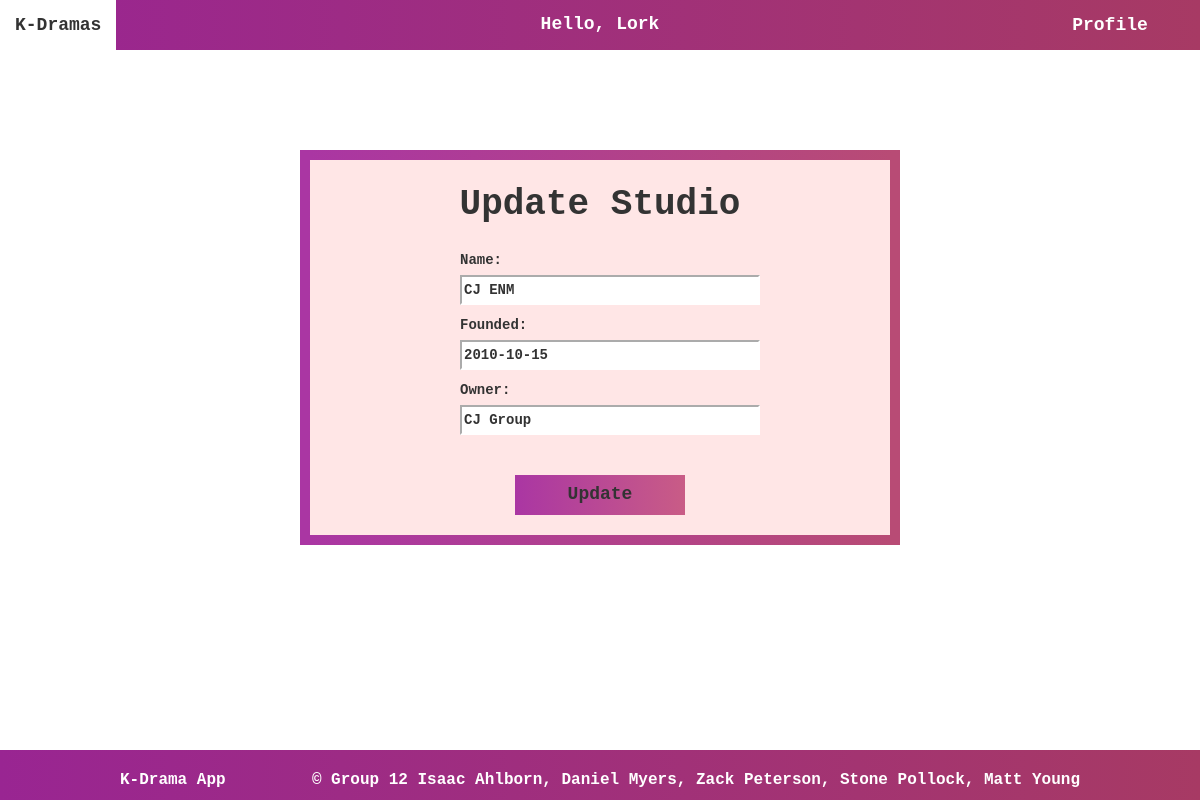
The app's page /kdrama/studios/update/2/ (signed in) with its own data.
### kdrama/models.py (models this page shows, shortened)
class Studio(models.Model):
    studio_id = models.AutoField(primary_key=True)
    name = models.CharField(max_length=100)
    founded = models.DateField(blank=True, null=True)
    owner = models.CharField(max_length=100, blank=True, null=True)

### kdrama/views.py (the view, shortened to what this page needs)
# urls.py: path('studios/update/<int:studio_id>/', StudioUpdateView.as_view(), name='studio-update'),
class StudioUpdateView(LoginRequiredMixin, View):
    template_name = 'studio/studio_form.html'
    action = "Update"
    def get(self, request, studio_id):
        if not is_admin(request):
            return redirect(reverse(UNAUTHORIZED_REDIRECT))
        studio = get_object_or_404(Studio, pk=studio_id)
        studio_form = StudioForm(instance=studio)
        context = {'form': studio_form, 'action': self.action, 'is_admin':is_admin(request)}
        return render(request, template_name=self.template_name, context=context)

### kdrama/forms.py
class StudioForm(forms.ModelForm):
    class Meta:
        model = Studio
        fields = "__all__"

### kdrama/views.py (called while the page is built)
def is_admin(request):
    return request.user.groups.filter(name='admin').exists()

### templates/studio/studio_form.html (shortened to what this page needs)
<!DOCTYPE html>
<html>
<head>
    {% load static %}
    <link rel="stylesheet" href="https://maxcdn.bootstrapcdn.com/bootstrap/3.3.7/css/bootstrap.min.css">
    <link rel="stylesheet" type="text/css" href="{% static 'css/styles.css' %}">
</head>
<body>
    {% include '../blocks/header.html' %}
    <div class="container">
        <h1 id="title">{{ action }} Studio</h1>
        <div id="form-content">
            <form method="post">
                {{ form.as_p }}
                <button type="submit" class="form-button">{{ action }}</button>
            </form>
        </div>
    </div>
    <div class="footer" id="bootstrap-override">
        <p id="footer-title">K-Drama App</h4>
        <p id="footer-info">© Group 12 Isaac Ahlborn, Daniel Myers, Zack Peterson, Stone Pollock, Matt Young</h4>
    </div>
</body>
</html>

### templates/blocks/header.html (shortened to what this page needs)
<nav class="navbar navbar-light" id="remove-spacing">
    <div class="heading">
      <div class="navbar-header">
         <a class="text-white navbar-brand" id="home-link" href="{% url 'movie-list' %}">K-Dramas</a>
      </div>
      <p id="greeting">Hello, {{user.username}}</h2>
      <div class="dropdown" id="text-white">
        <span>Profile</span>
      </div>
    </div>
</nav>

### static/css/styles.css (style rules this page uses)
* { font-family: Courier, monospace; font-weight: bolder; }
body { background-image: url("../images/flowerbackground.jpg"); background-size: 1200px 1200px; background-repeat: repeat; margin: 0px; padding: 0px; min-height: 100vh; position: relative; top:0; }
body::after { content: ''; display: block; height: 50px; }
.footer { position: absolute; margin-top: 50px; width: 100%; bottom:0; height: 50px; background-image: linear-gradient(to right, #992592, #A73A64); color:white; font-family: Courier, monospace; font-weight: bolder; }
#bootstrap-override { font-family: Courier, monospace; font-weight: bolder; font-size: 16px; }
#footer-title { position: absolute; left:10%; top: 19px; }
#footer-info { position: absolute; right:10%; top: 19px; }
.container { background-color: #FFE6E6; border-width:10px; border-style: solid; border-image: linear-gradient(to right, #AA36A3, #B84B75) 1; }
.form-button { font-weight: bold; background-image: linear-gradient(to right, #AA36A3, #C95C86); height: 40px; width: 170px; border: none; font-size:18px; }
.navbar { background-image: linear-gradient(to right, #992592, #A73A64); border-radius: 0px; border: none; }
#home-link { color: white; font-weight: 900; }
.dropdown { display:inline-block; color: white; text-align: center; line-height: 50px; height: 50px; width: 160px; position: absolute; right:10px; font-size: 18px; }
#greeting { font-weight: 900; font-size: 18px; color: white; position: absolute; top: 50%; left:50%; transform: translate(-50%, -50%); }

### templates/studio/studio_form.html (style rules this page uses)
body { min-height: 100vh; position: relative; top:0; }
body::after { content: ''; display: block; height: 50px; }
.container { width: 600px; height:fit-content; margin-left: 50%; transform: translateX(-50%); top: 10px; margin-top: 100px; margin-bottom: 50px; display: flex; flex-direction: column; justify-content: center; text-align: center; padding: 90px; }
#title { position: absolute; top: 5px; right: 25%; left: 25%; width: 50%; font-weight: 700; }
.form-button { position: absolute; bottom: 20px; left: 50%; transform: translateX(-50%); }
#form-content { display: flex; flex-direction: column; justify-content: center; text-align: start; width: 300px; font-weight: bold; margin-left:60px; margin-right:60px; }
label { display: block; margin-bottom: 5px; }
input { width:100%; height: 30px; border-color: white; outline: none; }

### records on screen
Studio: name "CJ ENM", founded "2010-10-15", owner "CJ Group"

### other values on screen
{{ user.username }} "Lork"
{{ action }} "Update"
